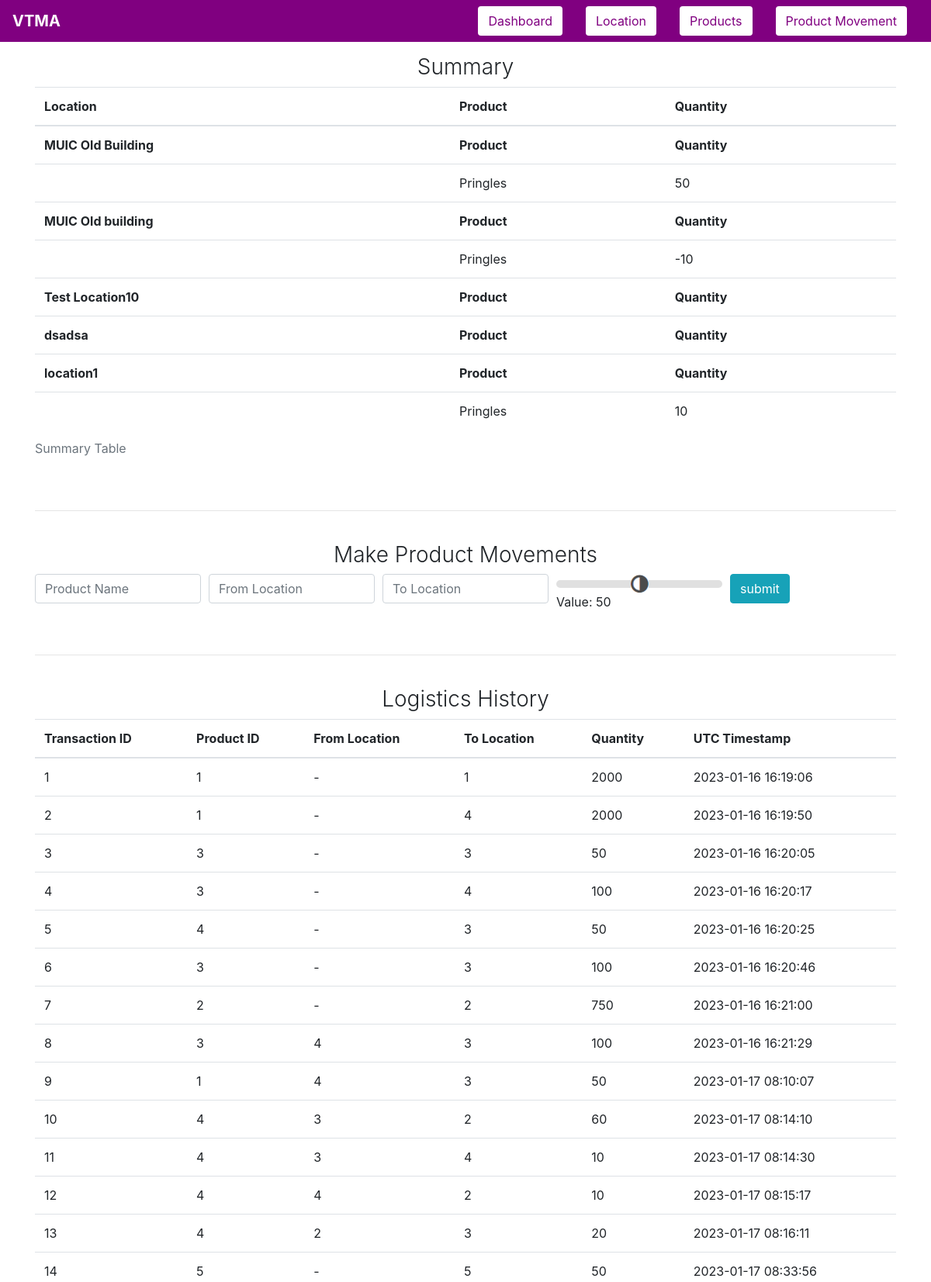
The app's page /movement (upper part) with its own data.
### tables this page shows
CREATE TABLE location(loc_id INTEGER PRIMARY KEY AUTOINCREMENT,
                                 loc_name TEXT UNIQUE NOT NULL);

CREATE TABLE products(prod_id INTEGER PRIMARY KEY AUTOINCREMENT,
                    prod_name TEXT UNIQUE NOT NULL,
                    prod_quantity INTEGER NOT NULL,
                    unallocated_quantity INTEGER);

CREATE TABLE logistics(trans_id INTEGER PRIMARY KEY AUTOINCREMENT,
                                prod_id INTEGER NOT NULL,
                                from_loc_id INTEGER NULL,
                                to_loc_id INTEGER NULL,
                                prod_quantity INTEGER NOT NULL,
                                trans_time TIMESTAMP NOT NULL DEFAULT CURRENT_TIMESTAMP,
                                FOREIGN KEY(prod_id) REFERENCES products(prod_id),
                                FOREIGN KEY(from_loc_id) REFERENCES location(loc_id),
                                FOREIGN KEY(to_loc_id) REFERENCES location(loc_id));

### app.py (the view)
@app.route("/movement", methods=["GET"])
@app.route("/movement", methods=["POST"])
def movement():
    init_database()
    db = sqlite3.connect(DATABASE_NAME)
    cursor = db.cursor()
    cursor.execute("SELECT prod_id, prod_name, unallocated_quantity FROM products")
    products = cursor.fetchall()
    cursor.execute("SELECT loc_id, loc_name FROM location")
    locations = cursor.fetchall()
    log_summary = []
    for p_id in [x[0] for x in products]:
        cursor.execute("SELECT prod_name FROM products WHERE prod_id = ?", (p_id,))
        temp_prod_name = cursor.fetchone()
        for l_id in [x[0] for x in locations]:
            cursor.execute("SELECT loc_name FROM location WHERE loc_id = ?", (l_id,))
            temp_loc_name = cursor.fetchone()
            cursor.execute(
                """
            SELECT SUM(log.prod_quantity)
            FROM logistics log
            WHERE log.prod_id = ? AND log.to_loc_id = ?
            """,
                (p_id, l_id),
            )
            sum_to_loc = cursor.fetchone()
            cursor.execute(
                """
            SELECT SUM(log.prod_quantity)
            FROM logistics log
            WHERE log.prod_id = ? AND log.from_loc_id = ?
            """,
                (p_id, l_id),
            )
            sum_from_loc = cursor.fetchone()
            if sum_from_loc[0] is None:
                sum_from_loc = (0,)
            if sum_to_loc[0] is None:
                sum_to_loc = (0,)
            log_summary += [
                (temp_prod_name + temp_loc_name + (sum_to_loc[0] - sum_from_loc[0],))
            ]
    alloc_json = {}
    for row in log_summary:
        try:
            if row[1] in alloc_json[row[0]].keys():
                alloc_json[row[0]][row[1]] += row[2]
            else:
                alloc_json[row[0]][row[1]] = row[2]
        except (KeyError, TypeError):
            alloc_json[row[0]] = {}
            alloc_json[row[0]][row[1]] = row[2]
    alloc_json = json.dumps(alloc_json)
    return movement1(products, locations, alloc_json, log_summary)

### app.py (called while the page is built, shortened)
def movement1(products, locations, alloc_json, log_summary):
    msg = None
    db = sqlite3.connect(DATABASE_NAME)
    cursor = db.cursor()
    cursor.execute("SELECT * FROM logistics")
    logistics_data = cursor.fetchall()
    successful = "Transaction added successfully"
    return render(
        "movement.html",
        title="ProductMovement",
        link=link,
        trans_message=msg,
        products=products,
        locations=locations,
        allocated=alloc_json,
        logs=logistics_data,
        database=log_summary,
    )

### templates/movement.html (shortened to what this page needs)
{% extends 'base-template.html' %}
{% block content %}
    <div class="container">
        <h3 class="text-center font-weight-light">Summary</h3>
        {% if database == None or database|length == 0 %}
            <h3 class="text-center font-weight-light">Summary not available yet</h3>
        {% else %}
            <table class="table" id="summary">
                <caption>Summary Table</caption>
                <thead>
                <tr>
                    <th>Location</th>
                    <th>Product</th>
                    <th>Quantity</th>
                </tr>
                </thead>
                <tbody>
                {% for location in locations %}
                    <tr>
                        <td><strong>{{ location[1] }}</strong></td>
                        <td><strong>Product</strong></td>
                        <td><strong>Quantity</strong></td>
                    </tr>
                    {% for data in database %}
                        {% if data[1] == location[1] %}
                            {% if data[2] != 0 %}
                                <tr>
                                    <td></td>
                                    <td>{{ data[0] }}</td>
                                    <td>{{ data[2] }}</td>
                                </tr>
                            {% endif %}
                        {% endif %}
                    {% endfor %}
                {% endfor %}
                </tbody>
            </table>
        {% endif %}
        <br>
        <hr>
        <br>
        <h3 class="text-center font-weight-light">Make Product Movements</h3>
        <form action="{{ url_for('movement') }}" method="POST">
            <div class="form-row" title="Add logs">
                <div class="col">
                    <input name="prod_name" id="prod_name" list="products" placeholder="Product Name"
                           class="form-control" autocomplete="off" required autofocus>
                </div>
                <div class="col">
                    <input name="from_loc" id="from_loc" list="locations_to_from" placeholder="From Location"
                           class="form-control" autocomplete="off">
                </div>
                <div class="col">
                    <input name="to_loc" id="to_loc" list="locations_to_from" placeholder="To Location"
                           class="form-control" autocomplete="off">
                </div>
                <div class="col slide-container">
                    <input name="quantity" type="range" min="0" value="" class="slider" id="slider_range" required
                           title="Product Range">
                    <p>Value: <span id="show_selected"></span>&nbsp;&nbsp;&nbsp;
                    </p>
                </div>
                <div class="col">
                    <input type="submit" id="submit" class="btn btn-info btn-group-toggle" value="submit"/><br>
                </div>
            </div>
        </form>
        <br>
        <hr>
        <br>
        <h3 align="center" class="font-weight-light">Logistics History</h3>
        {% if logs == None or logs|length == 0 %}
            <h3 align="center" class="font-weight-light">Data not available yet</h3>
        {% else %}
            <table class="table">
                <thead>
                <tr>
                    <th scope="col">Transaction ID</th>
                    <th scope="col">Product ID</th>
                    <th scope="col">From Location</th>
                    <th scope="col">To Location</th>
                    <th scope="col">Quantity</th>
                    <th scope="col">UTC Timestamp</th>
                </tr>
                </thead>
                <tbody>
                {% for log in logs %}
                    <tr>
                        <td>{{ log[0] or '-' }}</td>
                        <td>{{ log[1] or '-' }}</td>
                        <td>{{ log[2] or '-' }}</td>
                        <td>{{ log[3] or '-' }}</td>
                        <td>{{ log[4] or '-' }}</td>
                        <td>{{ log[5] or '-' }}</td>
                    </tr>
                {% endfor %}
                </tbody>
            </table>
        {% endif %}
    </div>
{% endblock %}

### templates/base-template.html (style rules this page uses)
.container { padding-top: 70px; }

### records on screen
location: loc_name "MUIC Old Building", data "50"
products: prod_name "Pringles" "Pringles" "Pringles"
location: loc_name "MUIC Old building", data "-10"
location: loc_name "Test Location10"
location: loc_name "dsadsa"
location: loc_name "location1", data "10"
logistics: trans_id "1", prod "1", log "-", to_loc "1", prod_quantity "2000", trans_time "2023-01-16 16:19:06"
logistics: trans_id "2", prod "1", log "-", to_loc "4", prod_quantity "2000", trans_time "2023-01-16 16:19:50"
logistics: trans_id "3", prod "3", log "-", to_loc "3", prod_quantity "50", trans_time "2023-01-16 16:20:05"
logistics: trans_id "4", prod "3", log "-", to_loc "4", prod_quantity "100", trans_time "2023-01-16 16:20:17"
logistics: trans_id "5", prod "4", log "-", to_loc "3", prod_quantity "50", trans_time "2023-01-16 16:20:25"
logistics: trans_id "6", prod "3", log "-", to_loc "3", prod_quantity "100", trans_time "2023-01-16 16:20:46"
logistics: trans_id "7", prod "2", log "-", to_loc "2", prod_quantity "750", trans_time "2023-01-16 16:21:00"
logistics: trans_id "8", prod "3", from_loc "4", to_loc "3", prod_quantity "100", trans_time "2023-01-16 16:21:29"
logistics: trans_id "9", prod "1", from_loc "4", to_loc "3", prod_quantity "50", trans_time "2023-01-17 08:10:07"
logistics: trans_id "10", prod "4", from_loc "3", to_loc "2", prod_quantity "60", trans_time "2023-01-17 08:14:10"
logistics: trans_id "11", prod "4", from_loc "3", to_loc "4", prod_quantity "10", trans_time "2023-01-17 08:14:30"
logistics: trans_id "12", prod "4", from_loc "4", to_loc "2", prod_quantity "10", trans_time "2023-01-17 08:15:17"
logistics: trans_id "13", prod "4", from_loc "2", to_loc "3", prod_quantity "20", trans_time "2023-01-17 08:16:11"
logistics: trans_id "14", prod "5", log "-", to_loc "5", prod_quantity "50", trans_time "2023-01-17 08:33:56"
